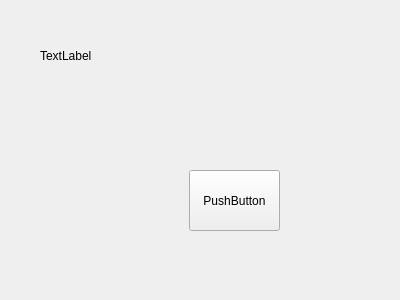
<?xml version="1.0" encoding="UTF-8"?>
<ui version="4.0">
 <class>Widget</class>
 <widget class="QWidget" name="Widget">
  <property name="geometry">
   <rect>
    <x>0</x>
    <y>0</y>
    <width>400</width>
    <height>300</height>
   </rect>
  </property>
  <property name="windowTitle">
   <string>Widget</string>
  </property>
  <widget class="QLabel" name="label">
   <property name="geometry">
    <rect>
     <x>40</x>
     <y>20</y>
     <width>101</width>
     <height>71</height>
    </rect>
   </property>
   <property name="text">
    <string>TextLabel</string>
   </property>
  </widget>
  <widget class="QPushButton" name="pushButton">
   <property name="geometry">
    <rect>
     <x>189</x>
     <y>170</y>
     <width>91</width>
     <height>61</height>
    </rect>
   </property>
   <property name="text">
    <string>PushButton</string>
   </property>
  </widget>
 </widget>
 <layoutdefault spacing="6" margin="11"/>
 <resources/>
 <connections/>
</ui>
